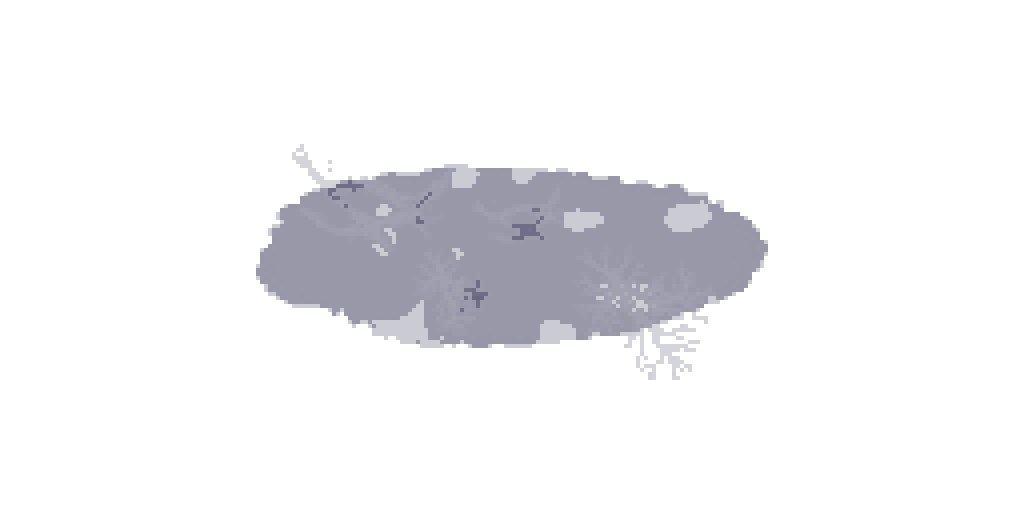
#> input picture assets/image/flow_bed_decal.png.png, 2048 x 1024 px (shown at 1/2 size)
$ python -i prepare.py   (imports and definitions only)
#> lines starting #> are read from the running program, lines starting #| are printed output that depends on the picture
"""Build an isolated material experiment from read-only project textures.

No runtime assets or game entry files are changed. RGB beneath alpha is deliberately
discarded before downsampling. Packed maps are technical render inputs, not new art.
"""
from pathlib import Path
import hashlib
import json
import numpy as np
from PIL import Image, ImageFilter

ROOT = Path(__file__).resolve().parents[2]
OUT = ROOT / 'validation/fluorescence-lab-20261015'
TEX = OUT / 'textures'
# [1 line not run here, left out]
SIZE = 512

def digest(p):
    return hashlib.sha256(p.read_bytes()).hexdigest()

def load(name):
    return Image.open(ROOT / 'assets/image' / name).convert('RGBA')

def arr(im):
    return np.asarray(im).astype(np.float32) / 255

def save(name, a):
    Image.fromarray(np.uint8(np.clip(a, 0, 1) * 255 + .5)).save(TEX / name)

def blur(a, radius):
    return arr(Image.fromarray(np.uint8(np.clip(a, 0, 1)*255)).filter(ImageFilter.GaussianBlur(radius)))

def small(im):
    return im.convert('RGBa').resize((SIZE, SIZE), Image.Resampling.LANCZOS).convert('RGBA')

source_names = ['cell_body.png', 'cell_membrane.png', 'cell_vacuole.png', 'integrated/tissue_base_seamless.png']
# [1 line that did not run here, left out]
runtime = {p.relative_to(ROOT).as_posix(): digest(p) for p in (ROOT/'scripts').rglob('*.lua')}
# [1 line not run here, left out]
# [1 line that did not run here, left out]
# [2 lines not run here, left out]
# [1 line that did not run here, left out]
# [1 line that did not run here, left out]
# [1 line that did not run here, left out]
# [1 line not run here, left out]
# [1 line that did not run here, left out]
# [1 line that did not run here, left out]
# [1 line that did not run here, left out]
# [1 line that did not run here, left out]
# [1 line that did not run here, left out]
# [1 line not run here, left out]
# [1 line that did not run here, left out]
# [1 line that did not run here, left out]
# [1 line that did not run here, left out]
# [1 line not run here, left out]
rng = np.random.default_rng(20261015)
noise = Image.fromarray(rng.integers(0,256,(64,64),dtype=np.uint8)).resize((256,256),Image.Resampling.BICUBIC).filter(ImageFilter.GaussianBlur(2))
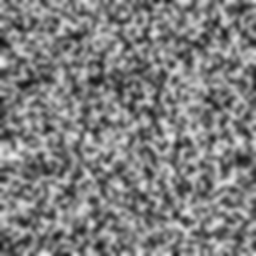
#> noise: PIL image 256x256 L; min 13, max 240, mean 126.5
# [2 lines not run here, left out]
# [4 lines that did not run here, left out]
# [2 lines not run here, left out]

>>> from PIL import Image
>>> picture = Image.open('../../assets/image/flow_bed_decal.png.png')
#> picture is the input picture: PIL image 2048x1024 RGBA; mean R, G, B, A 50.7, 49.8, 83.6, 17.1
>>> result = small(picture)
#> in small, `return im.convert('RGBa').resize((SIZE, SIZE), Image.Resampling.LANCZO..`:
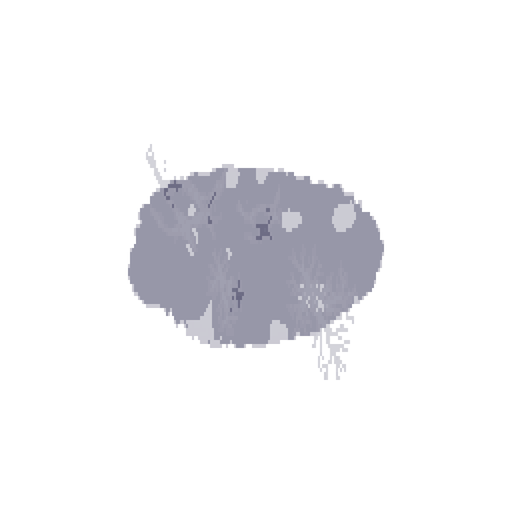
#> returned value: PIL image 512x512 RGBA; mean R, G, B, A 7.9, 7.8, 12.7, 17.1; transparent parts drawn white
